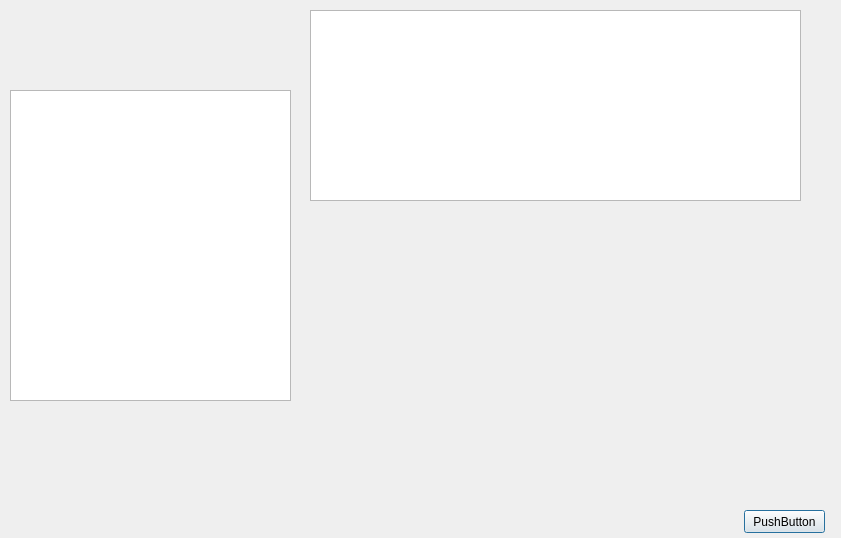
<?xml version="1.0" encoding="UTF-8"?>
<ui version="4.0">
 <class>Aide</class>
 <widget class="QDialog" name="Aide">
  <property name="geometry">
   <rect>
    <x>0</x>
    <y>0</y>
    <width>841</width>
    <height>538</height>
   </rect>
  </property>
  <property name="windowTitle">
   <string>Dialog</string>
  </property>
  <widget class="QTextBrowser" name="textBrowser">
   <property name="geometry">
    <rect>
     <x>310</x>
     <y>10</y>
     <width>491</width>
     <height>191</height>
    </rect>
   </property>
   <property name="font">
    <font>
     <pointsize>16</pointsize>
    </font>
   </property>
  </widget>
  <widget class="QPushButton" name="pushButton_17">
   <property name="geometry">
    <rect>
     <x>744</x>
     <y>510</y>
     <width>81</width>
     <height>23</height>
    </rect>
   </property>
   <property name="text">
    <string>PushButton</string>
   </property>
  </widget>
  <widget class="QListWidget" name="listWidget">
   <property name="geometry">
    <rect>
     <x>10</x>
     <y>90</y>
     <width>281</width>
     <height>311</height>
    </rect>
   </property>
  </widget>
 </widget>
 <resources/>
 <connections/>
</ui>
